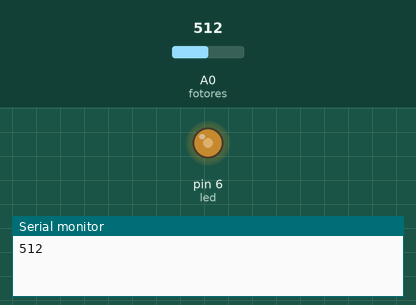
Simulated run of this sketch. Board: Arduino Uno, built with avr-gcc and run on an emulated ATmega328P. On the bench: output pins drawn as LEDs (lit = HIGH), the last lines printed to the serial monitor. Inputs (shaded band) come from the test bench; at power-on: A0 (fotores) = 512.

Above: at 2.2 s.
2.3 s: A0 (fotores) set to 716
At 3.5 s:
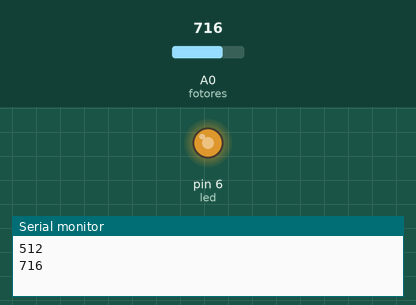
4.5 s: A0 (fotores) set to 900
At 6.2 s:
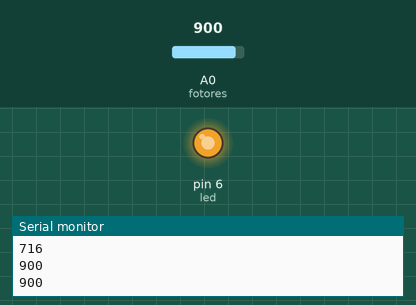
6.5 s: A0 (fotores) set to 122
At 7.8 s:
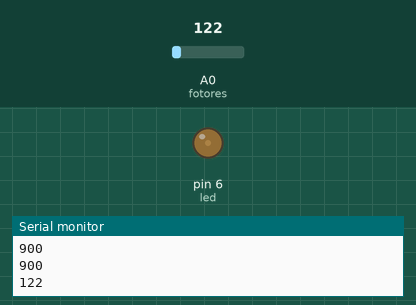
8.5 s: A0 (fotores) set to 511
At 9.4 s:
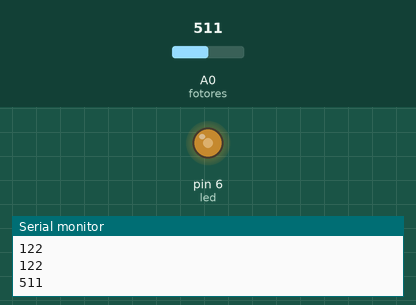
Timing chart, 0 to 11.5 s (numbered marks = the images above; inputs shaded):
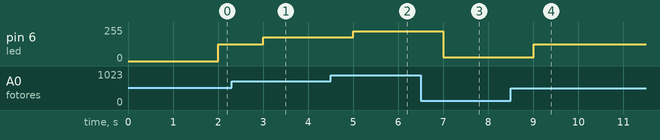

Measured:
- after the input at 2.3 s, pin 6 (led): 127/255 → 178/255 after 0.70 s
- after the input at 4.5 s, pin 6 (led): 178/255 → 224/255 after 0.50 s
- after the input at 6.5 s, pin 6 (led): 224/255 → 30/255 after 0.50 s
- after the input at 8.5 s, pin 6 (led): 30/255 → 127/255 after 0.50 s

The sketch:

fotoresistor_arduino.ino
```cpp
int led = 6;
int fotores = A0;
int dato;
int datomap;

void setup() {
pinMode(led,OUTPUT);
Serial.begin(9600);
delay(1000); // segundo
}

void loop() {
  delay(1000); // un dato por segundo
  //leer la info del fotoresistor:
  dato = analogRead(fotores);
  //la función MAP, hace el trabajo de pasar una escala de 10 bits (0 a 1023) a la de 8 bits del pin PWM (0 a 255)
  datomap = map(dato, 0, 1023, 0, 255);
  analogWrite(led,datomap);
  //para leer el valor del fotoresistor:
  Serial.println(dato);
}
```
